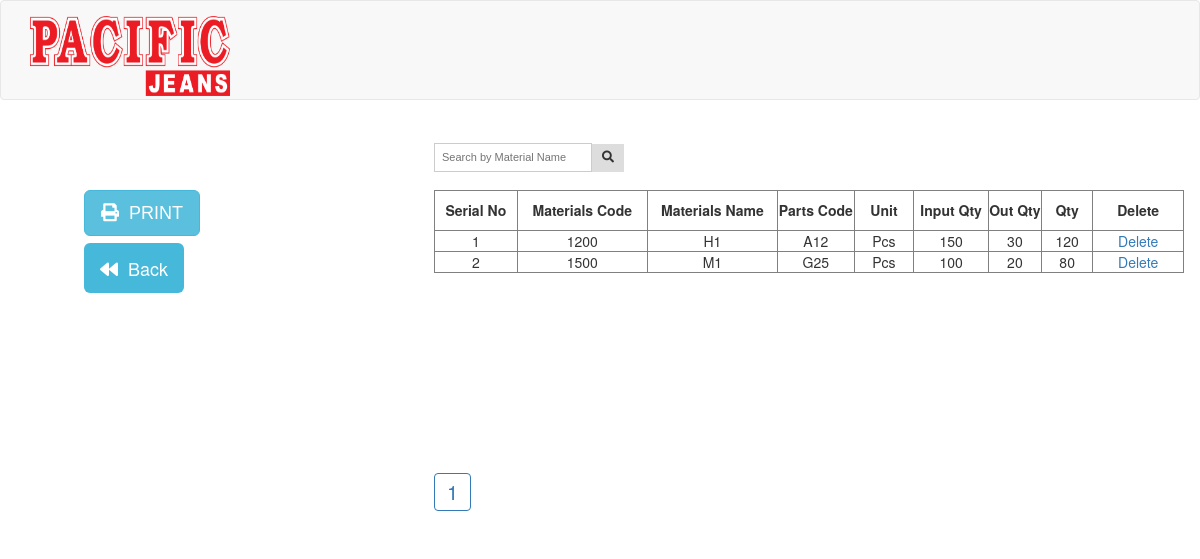
The app's page /total.php (signed in) with its own data.
### tables this page shows
CREATE TABLE IF NOT EXISTS `total` (
  `Materials_code` int(9) NOT NULL,
  `Materials_name` varchar(30) NOT NULL,
  `Parts_code` varchar(10) NOT NULL,
  `Unit` varchar(10) NOT NULL,
  `Input_qty` int(10) NOT NULL,
  `Out_qty` int(10) NOT NULL,
  `Qty` int(10) NOT NULL,
  PRIMARY KEY (`Materials_name`),
  KEY `Input_qty` (`Input_qty`),
  KEY `Input_qty_2` (`Input_qty`)
);

### total.php (the view, shortened to what this page needs)
<!DOCTYPE html>
<html>
	<head>
		<LINK REL="stylesheet" TYPE="text/css" MEDIA="(max-width: 1024px)" HREF="input.css">
		<link rel="stylesheet" href="css/bootstrap.min.css">
		<link rel="stylesheet" href="css/font-awesome.min.css">
		<link rel="stylesheet" href="css/normalize.css">
		<link rel="stylesheet" href="css/total.css">
		<link rel="stylesheet" href="https://use.fontawesome.com/releases/v5.7.1/css/all.css">
	</head>
	<body class="loggedin">
		<nav class="navbar navbar-default">
        <div class="container">
            <div class="navbar-header">
                <a class="navbar-brand" href="#"><img src="images/logo.png" alt="image" width="158" height="56"></a>
            </div>
        </div>
    </nav>
		<section id="main">
			<div class="container">
				<div class="row">
					<div class="col-sm-4 col-md-4 hidden-xs">
						<ul>
							<li><button type="button" class="btn btn-info btn-lg doprint"><i class="fas fa-print"></i>PRINT</button></li>
							<li><a href="home.php" class="forback"><i class="fas fa-backward"></i>Back</a></li>
						</ul>
					</div>
					<div class="col-sm-8 col-md-8">
						<div class="searchbyname">
									<div class="search-container">
										<form action="searchFromTotal.php" method="post">
											<input type="text" name="search" placeholder="Search by Material Name"/>
											<button type="submit"><i class="fa fa-search"></i></button>
										</form>
									</div>
						</div>
						<div  id='printTable'>
							<?php
								$DATABASE_HOST = 'localhost';
								$DATABASE_USER = 'root';
								$DATABASE_PASS = '';
								$DATABASE_NAME = 'storemgmnt';
								$con = mysqli_connect($DATABASE_HOST, $DATABASE_USER, $DATABASE_PASS, $DATABASE_NAME);
								$result = mysqli_query($con, "SELECT * FROM total");
								echo "<table border='1'>
									 <tr>
									   <th>Serial No</th>
									   <th>Materials Code</th>
									   <th>Materials Name</th>
									   <th>Parts Code</th>
									   <th>Unit</th>
									   <th>Input Qty</th>
									   <th>Out Qty</th>
									   <th>Qty</th>
									   <th>Delete</th>
									 </tr>";
								$counter=1;
								while($row = mysqli_fetch_array($result))
									  {
									  echo "<tr>";
									  echo "<td>" . $counter . "</td>";
									  echo "<td>" . $row['Materials_code'] . "</td>";
									  echo "<td>" . $row['Materials_name'] . "</td>";
									  echo "<td>" . $row['Parts_code'] . "</td>";
									  echo "<td>" . $row['Unit'] . "</td>";
									  echo "<td>" . $row['Input_qty'] . "</td>";
									  echo "<td>" . $row['Out_qty'] . "</td>";
									  $row['Qty']=$row['Input_qty']-$row['Out_qty'];
									  echo "<td>" . $row['Qty'] . "</td>";
									  echo "<td><a href=\"deletefromtotal.php?Materials_name=".$row['Materials_name']."\">Delete</a></td>";
									  echo "</tr>";
									  $counter++;
									  }
								echo "</table>";
							$result = mysqli_query($con, "SELECT * FROM total");
							$cou=mysqli_num_rows($result);
							$a=$cou/15;
							$a=ceil($a);
							for($b=1;$b<=$a;$b++)
							{
								?>
								<div class="page">
									<a class="pagination" href="total.php?page=<?php echo $b;?>"><?php echo$b."  ";?></a>
								</div>
								<?php
							}
							?>
						</div>
					</div>
				</div>
			</div>
		</section>
	</body>
</html>

### css/input.css (style rules this page uses)
.navbar-default { background-color: #f8f8f8; margin-bottom: 0; height:100px; }
.navbar img { top: 8px; right: 16px; width: 200px; height: 80px; }
ul { margin-top: 55px; margin-bottom: 10px; }
li { list-style-type: none; margin-bottom:20px; }
#main { margin-left: 28px; margin-top: 35px; }
.forback { border: 1px; background-color: #46b8da; padding: 12px 16px; border-radius: 6px; color: #fff; font-size: 18px; text-decoration: none; }
.fas { margin-right: 10px; }
#printTable>table { width: 100%; border="2" ; cellpadding="2"; cellspacing='1'; }
td, th { padding: 5px 11px 3px -1px; text-align: center; }
input { margin: 10px 10px 8px 14px; }
.search-container input[type=text] { padding: 7px; font-size: 11px; border: none; margin-top: 8px; }
.search-container button { padding: 7px 10px; margin-top: 8px; margin-left: -14px; background: #ddd; font-size: 12px; border: none; cursor: pointer; }
.search-container input[type=text] { border: 1px solid #ccc; }
.pagination { border: 1px solid; margin-right: 5px; padding: 4px 12px; font-size: 20px; }
.page { margin-top: 10px; display: inline-block; }
#printTable>.page>a { text-decoration:none; }

### css/total.css (style rules this page uses)
.navbar-default { background-color: #f8f8f8; margin-bottom: 0; height:100px; }
.navbar img { top: 8px; right: 16px; width: 200px; height: 80px; }
ul { margin-top: 55px; margin-bottom: 10px; }
li { list-style-type: none; margin-bottom:20px; }
#main { margin-left: 28px; margin-top: 35px; }
.forback { border: 1px; background-color: #46b8da; padding: 12px 16px; border-radius: 6px; color: #fff; font-size: 18px; text-decoration: none; }
.fas { margin-right: 10px; }
table { width: 100%; border="2" ; cellpadding="2"; cellspacing='1'; margin-top: 18px; }
th { height: 40px; text-align: center; width: -8%; padding: 0px; }
td { height: 0; text-align: center; width: 0px; padding: 0px; }
input { margin: 0 10px 0 0; }
.search-container input[type=text] { padding: 7px; font-size: 11px; border: none; margin-top: 8px; }
.search-container button { padding: 7px 10px; margin-top: 8px; margin-left: -14px; background: #ddd; font-size: 12px; border: none; cursor: pointer; }
.search-container input[type=text] { border: 1px solid #ccc; }
.pagination { border: 1px solid; margin-right: 5px; padding: 4px 12px; font-size: 20px; }
.page { margin-top: 180px; display: inline-block; }
#printTable>.page>a { text-decoration:none; }

### records on screen
total: Materials_code "1200", Materials_name "H1", Parts_code "A12", Unit "Pcs", Input_qty "150", Out_qty "30", Qty "120"
total: Materials_code "1500", Materials_name "M1", Parts_code "G25", Unit "Pcs", Input_qty "100", Out_qty "20", Qty "80"
